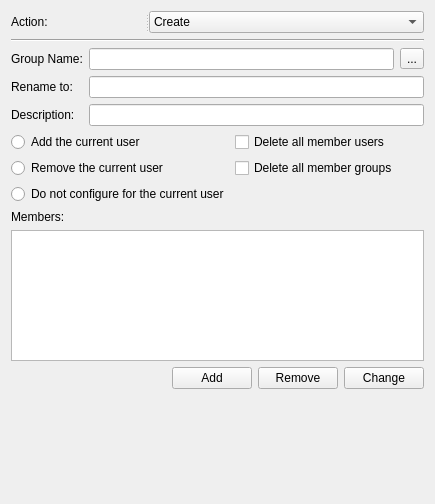
<?xml version="1.0" encoding="UTF-8"?>
<ui version="4.0">
 <class>LocalGroupWidget</class>
 <widget class="QWidget" name="LocalGroupWidget">
  <property name="geometry">
   <rect>
    <x>0</x>
    <y>0</y>
    <width>435</width>
    <height>504</height>
   </rect>
  </property>
  <property name="windowTitle">
   <string>Form</string>
  </property>
  <layout class="QGridLayout" name="gridLayout">
   <item row="1" column="0" colspan="2">
    <widget class="Line" name="line">
     <property name="orientation">
      <enum>Qt::Horizontal</enum>
     </property>
    </widget>
   </item>
   <item row="2" column="0" colspan="2">
    <layout class="QFormLayout" name="formLayout_2">
     <item row="0" column="0">
      <widget class="QLabel" name="groupNameLabel">
       <property name="font">
        <font>
         <pointsize>9</pointsize>
        </font>
       </property>
       <property name="text">
        <string>Group Name:</string>
       </property>
       <property name="buddy">
        <cstring>groupLineEdit</cstring>
       </property>
      </widget>
     </item>
     <item row="0" column="1">
      <layout class="QHBoxLayout" name="horizontalLayout">
       <item>
        <widget class="QLineEdit" name="groupLineEdit">
         <property name="text">
          <string/>
         </property>
        </widget>
       </item>
       <item>
        <widget class="QToolButton" name="sourceToolButton">
         <property name="text">
          <string>...</string>
         </property>
        </widget>
       </item>
      </layout>
     </item>
     <item row="1" column="0">
      <widget class="QLabel" name="renameLabel">
       <property name="font">
        <font>
         <pointsize>9</pointsize>
        </font>
       </property>
       <property name="text">
        <string>Rename to:</string>
       </property>
       <property name="buddy">
        <cstring>renameLineEdit</cstring>
       </property>
      </widget>
     </item>
     <item row="1" column="1">
      <widget class="QLineEdit" name="renameLineEdit">
       <property name="text">
        <string/>
       </property>
      </widget>
     </item>
     <item row="2" column="0">
      <widget class="QLabel" name="descriptionLabel">
       <property name="text">
        <string>Description:</string>
       </property>
       <property name="buddy">
        <cstring>descriptionLineEdit</cstring>
       </property>
      </widget>
     </item>
     <item row="2" column="1">
      <widget class="QLineEdit" name="descriptionLineEdit"/>
     </item>
    </layout>
   </item>
   <item row="3" column="0" colspan="2">
    <layout class="QVBoxLayout" name="verticalLayout">
     <item>
      <layout class="QFormLayout" name="formLayout">
       <item row="0" column="0">
        <widget class="QRadioButton" name="addUserRadioButton">
         <property name="text">
          <string>Add the current user</string>
         </property>
        </widget>
       </item>
       <item row="0" column="1">
        <widget class="QCheckBox" name="deleteUsersCheckBox">
         <property name="text">
          <string>Delete all member users</string>
         </property>
        </widget>
       </item>
       <item row="1" column="0">
        <widget class="QRadioButton" name="removeUserRadioButton">
         <property name="text">
          <string>Remove the current user</string>
         </property>
        </widget>
       </item>
       <item row="1" column="1">
        <widget class="QCheckBox" name="deleteGroupCheckBox">
         <property name="text">
          <string>Delete all member groups</string>
         </property>
        </widget>
       </item>
       <item row="2" column="0">
        <widget class="QRadioButton" name="doNotUserradioButton">
         <property name="text">
          <string>Do not configure for the current user</string>
         </property>
        </widget>
       </item>
      </layout>
     </item>
     <item>
      <widget class="QLabel" name="membersLabel">
       <property name="text">
        <string>Members:</string>
       </property>
       <property name="buddy">
        <cstring>membersTableView</cstring>
       </property>
      </widget>
     </item>
     <item>
      <widget class="QTableView" name="membersTableView"/>
     </item>
    </layout>
   </item>
   <item row="4" column="1">
    <layout class="QHBoxLayout" name="horizontalLayout_3">
     <item>
      <widget class="QPushButton" name="addPushButton">
       <property name="text">
        <string>Add</string>
       </property>
      </widget>
     </item>
     <item>
      <widget class="QPushButton" name="removePushButton">
       <property name="text">
        <string>Remove</string>
       </property>
      </widget>
     </item>
     <item>
      <widget class="QPushButton" name="changePushButton">
       <property name="text">
        <string>Change</string>
       </property>
      </widget>
     </item>
    </layout>
   </item>
   <item row="0" column="0" colspan="2">
    <widget class="QSplitter" name="splitter_2">
     <property name="orientation">
      <enum>Qt::Horizontal</enum>
     </property>
     <widget class="QLabel" name="actionLabel">
      <property name="text">
       <string>Action:</string>
      </property>
      <property name="buddy">
       <cstring>actionComboBox</cstring>
      </property>
     </widget>
     <widget class="QComboBox" name="actionComboBox">
      <property name="currentText">
       <string>Create</string>
      </property>
      <item>
       <property name="text">
        <string>Create</string>
       </property>
      </item>
      <item>
       <property name="text">
        <string>Replace</string>
       </property>
      </item>
      <item>
       <property name="text">
        <string>Update</string>
       </property>
      </item>
      <item>
       <property name="text">
        <string>Delete</string>
       </property>
      </item>
     </widget>
    </widget>
   </item>
   <item row="5" column="0" colspan="2">
    <spacer name="verticalSpacer">
     <property name="orientation">
      <enum>Qt::Vertical</enum>
     </property>
     <property name="sizeType">
      <enum>QSizePolicy::MinimumExpanding</enum>
     </property>
     <property name="sizeHint" stdset="0">
      <size>
       <width>20</width>
       <height>104</height>
      </size>
     </property>
    </spacer>
   </item>
  </layout>
 </widget>
 <tabstops>
  <tabstop>actionComboBox</tabstop>
  <tabstop>groupLineEdit</tabstop>
  <tabstop>sourceToolButton</tabstop>
  <tabstop>renameLineEdit</tabstop>
  <tabstop>descriptionLineEdit</tabstop>
  <tabstop>addUserRadioButton</tabstop>
  <tabstop>removeUserRadioButton</tabstop>
  <tabstop>doNotUserradioButton</tabstop>
  <tabstop>deleteUsersCheckBox</tabstop>
  <tabstop>deleteGroupCheckBox</tabstop>
  <tabstop>membersTableView</tabstop>
  <tabstop>addPushButton</tabstop>
  <tabstop>removePushButton</tabstop>
  <tabstop>changePushButton</tabstop>
 </tabstops>
 <resources/>
 <connections/>
</ui>
